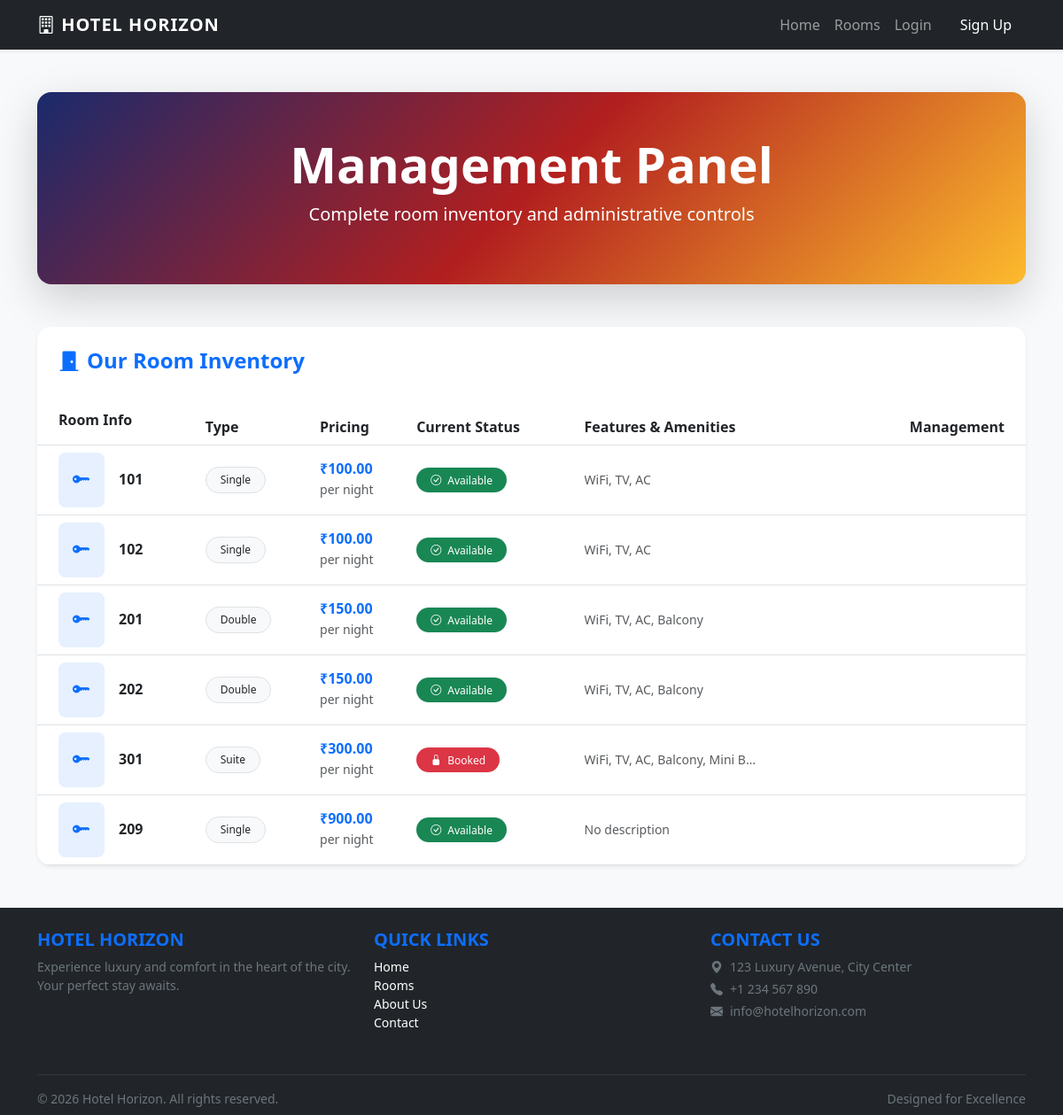
/rooms/, run on the app's committed database.
### core/models.py (models this page shows, shortened)
class Room(models.Model):
    ROOM_TYPES = (
        ('single', 'Single'),
        ('double', 'Double'),
        ('suite', 'Suite'),
    )
    STATUS_CHOICES = (
        ('available', 'Available'),
        ('booked', 'Booked'),
        ('cleaning', 'Cleaning'),
    )
    room_number = models.CharField(max_length=10, unique=True)
    room_type = models.CharField(max_length=10, choices=ROOM_TYPES)
    price_per_night = models.DecimalField(max_digits=10, decimal_places=2)
    amenities = models.TextField(blank=True)
    status = models.CharField(max_length=10, choices=STATUS_CHOICES, default='available')
    image = models.ImageField(upload_to='rooms/', blank=True, null=True)

### core/views.py (the view)
# urls.py: path('rooms/', views.room_list, name='room_list'),
def room_list(request):
    rooms = Room.objects.all()
    return render(request, 'room_list.html', {'rooms': rooms})

### templates/room_list.html (shortened to what this page needs)
{% extends 'base.html' %}
{% block content %}
<div class="row mb-5">
    <div class="col-12 mt-4">
        <div class="p-5 text-white bg-dark rounded-4 shadow-lg position-relative overflow-hidden"
            style="background: linear-gradient(135deg, #1a2a6c, #b21f1f, #fdbb2d);">
            <div class="position-relative z-index-1 text-center">
                <h1 class="display-4 fw-bold">Management Panel</h1>
                <p class="lead">Complete room inventory and administrative controls</p>
            </div>
        </div>
    </div>
</div>
<div class="row">
    <div class="col-12">
        <div class="card border-0 shadow-sm rounded-4 overflow-hidden">
            <div
                class="card-header bg-white py-4 px-4 border-bottom-0 d-flex justify-content-between align-items-center">
                <h4 class="mb-0 fw-bold text-primary"><i class="bi bi-door-closed-fill me-2"></i>Our Room Inventory</h4>
            </div>
            <div class="table-responsive">
                <table class="table table-hover align-middle mb-0">
                    <thead class="bg-light">
                        <tr>
                            <th class="ps-4 py-3">Room Info</th>
                            <th>Type</th>
                            <th>Pricing</th>
                            <th>Current Status</th>
                            <th>Features & Amenities</th>
                            <th class="text-end pe-4">Management</th>
                        </tr>
                    </thead>
                    <tbody>
                        {% for room in rooms %}
                        <tr>
                            <td class="ps-4">
                                <div class="d-flex align-items-center">
                                    <div class="bg-primary bg-opacity-10 p-3 rounded-3 me-3 text-primary">
                                        <i class="bi bi-key-fill mb-0 fs-5"></i>
                                    </div>
                                    <h6 class="mb-0 fw-bold text-dark">{{ room.room_number }}</h6>
                                </div>
                            </td>
                            <td>
                                <span class="badge border text-dark fw-normal py-2 px-3 bg-light rounded-pill">
                                    {{ room.room_type|title }}</span>
                            </td>
                            <td>
                                <h6 class="mb-0 fw-bold text-primary">₹{{ room.price_per_night }}</h6>
                                <small class="text-muted">per night</small>
                            </td>
                            <td>
                                {% if room.status == 'available' %}
                                <span class="badge bg-success rounded-pill px-3 py-2 fw-normal">
                                    <i class="bi bi-check-circle me-1"></i> Available
                                </span>
                                {% elif room.status == 'booked' %}
                                <span class="badge bg-danger rounded-pill px-3 py-2 fw-normal">
                                    <i class="bi bi-lock-fill me-1"></i> Booked
                                </span>
                                {% else %}
                                <span class="badge bg-warning text-dark rounded-pill px-3 py-2 fw-normal">
                                    <i class="bi bi-tools me-1"></i> Cleaning
                                </span>
                                {% endif %}
                            </td>
                            <td>
                                <div class="small text-muted text-truncate" style="max-width: 200px;">
                                    {{ room.amenities|default:"No description" }}
                                </div>
                            </td>
                            <td class="text-end pe-4">
                            </td>
                        </tr>
                        {% endfor %}
                    </tbody>
                </table>
            </div>
        </div>
    </div>
</div>
{% endblock %}

### templates/base.html (shortened to what this page needs)
<!DOCTYPE html>
<html lang="en">
<head>
    <link href="https://cdn.jsdelivr.net/npm/bootstrap@5.3.0/dist/css/bootstrap.min.css" rel="stylesheet">
    <link rel="stylesheet" href="https://cdn.jsdelivr.net/npm/bootstrap-icons@1.11.3/font/bootstrap-icons.min.css">
</head>
<body class="d-flex flex-column min-vh-100">
    <nav class="navbar navbar-expand-lg navbar-dark bg-dark sticky-top shadow-sm">
        <div class="container">
            <a class="navbar-brand fw-bold" href="{% url 'home' %}">
                <i class="bi bi-building"></i> HOTEL HORIZON
            </a>
            <div class="collapse navbar-collapse" id="navbarNav">
                <ul class="navbar-nav ms-auto align-items-center">
                    <li class="nav-item"><a class="nav-link" href="{% url 'home' %}">Home</a></li>
                    {% if user.is_authenticated %}
                    {% if user.role == 'guest' %}
                    <li class="nav-item"><a class="nav-link" href="{% url 'home' %}#rooms">Book Room</a></li>
                    <li class="nav-item"><a class="nav-link" href="{% url 'guest_dashboard' %}">My Bookings</a></li>
                    {% elif user.role == 'staff' %}
                    <li class="nav-item"><a class="nav-link" href="{% url 'staff_dashboard' %}">Staff Dashboard</a></li>
                    {% elif user.role == 'admin' %}
                    <li class="nav-item"><a class="nav-link" href="{% url 'admin_dashboard' %}">Admin Panel</a></li>
                    {% endif %}
                    <li class="nav-item ms-md-4 d-flex align-items-center">
                        <div
                            class="d-flex align-items-center bg-white bg-opacity-10 py-1 ps-3 pe-1 rounded-pill border border-white border-opacity-25 shadow-sm">
                            <span class="text-white small fw-bold me-2">
                                <i class="bi bi-person-fill me-1 text-info"></i>{{ user.username }}
                            </span>
                            <form action="{% url 'logout' %}" method="post" class="d-inline">
                                {% csrf_token %}
                                <button type="submit" class="btn btn-outline-light border-0 btn-sm rounded-circle p-1"
                                    title="Logout">
                                    <i class="bi bi-box-arrow-right fw-bold text-white"></i>
                                </button>
                            </form>
                        </div>
                    </li>
                    {% else %}
                    <li class="nav-item"><a class="nav-link" href="{% url 'home' %}#rooms">Rooms</a></li>
                    <li class="nav-item"><a class="nav-link" href="{% url 'login' %}">Login</a></li>
                    <li class="nav-item"><a class="nav-link btn btn-primary text-white ms-2 rounded-pill px-3"
                            href="{% url 'register' %}">Sign Up</a></li>
                    {% endif %}
                </ul>
            </div>
        </div>
    </nav>
    <main class="flex-grow-1">
        <div class="container mt-4 mb-5">
            {% block content %}{% endblock %}
        </div>
    </main>
    <footer class="bg-dark text-white pt-4 pb-2 mt-auto">
        <div class="container">
            <div class="row">
                <div class="col-md-4 mb-3">
                    <h5 class="text-uppercase fw-bold text-primary">Hotel Horizon</h5>
                    <p class="small text-secondary">Experience luxury and comfort in the heart of the city. Your perfect
                        stay awaits.</p>
                </div>
                <div class="col-md-4 mb-3">
                    <h5 class="text-uppercase fw-bold text-primary">Quick Links</h5>
                    <ul class="list-unstyled small">
                        <li><a href="{% url 'home' %}" class="text-white text-decoration-none">Home</a></li>
                        <li><a href="{% url 'home' %}#rooms" class="text-white text-decoration-none">Rooms</a></li>
                        <li><a href="#" class="text-white text-decoration-none">About Us</a></li>
                        <li><a href="#" class="text-white text-decoration-none">Contact</a></li>
                    </ul>
                </div>
                <div class="col-md-4 mb-3">
                    <h5 class="text-uppercase fw-bold text-primary">Contact Us</h5>
                    <p class="small text-secondary mb-1"><i class="bi bi-geo-alt-fill me-2"></i>123 Luxury Avenue, City
                        Center</p>
                    <p class="small text-secondary mb-1"><i class="bi bi-telephone-fill me-2"></i>+1 234 567 890</p>
                    <p class="small text-secondary"><i class="bi bi-envelope-fill me-2"></i>info@hotelhorizon.com</p>
                </div>
            </div>
            <hr class="border-secondary">
            <div class="row align-items-center">
                <div class="col-md-6 text-center text-md-start">
                    <p class="small mb-0 text-secondary">&copy; 2026 Hotel Horizon. All rights reserved.</p>
                </div>
                <div class="col-md-6 text-center text-md-end">
                    <p class="small mb-0 text-secondary">Designed for Excellence</p>
                </div>
            </div>
        </div>
    </footer>
</body>
</html>

### templates/base.html (style rules this page uses)
body { font-family: 'Segoe UI', Tahoma, Geneva, Verdana, sans-serif; background-color: #f8f9fa; }
.card { transition: transform 0.3s; }
.navbar-brand { font-weight: bold; letter-spacing: 1px; }

### data on the page
Room: room_number "101", room_type "Single", price_per_night "100.00", status "available" (drawn), amenities "WiFi, TV, AC"
Room: room_number "102", room_type "Single", price_per_night "100.00", status "available" (drawn), amenities "WiFi, TV, AC"
Room: room_number "201", room_type "Double", price_per_night "150.00", status "available" (drawn), amenities "WiFi, TV, AC, Balcony"
Room: room_number "202", room_type "Double", price_per_night "150.00", status "available" (drawn), amenities "WiFi, TV, AC, Balcony"
Room: room_number "301", room_type "Suite", price_per_night "300.00", status "booked" (drawn), amenities "WiFi, TV, AC, Balcony, Mini B…"
Room: room_number "209", room_type "Single", price_per_night "900.00", status "available" (drawn), amenities "No description"
